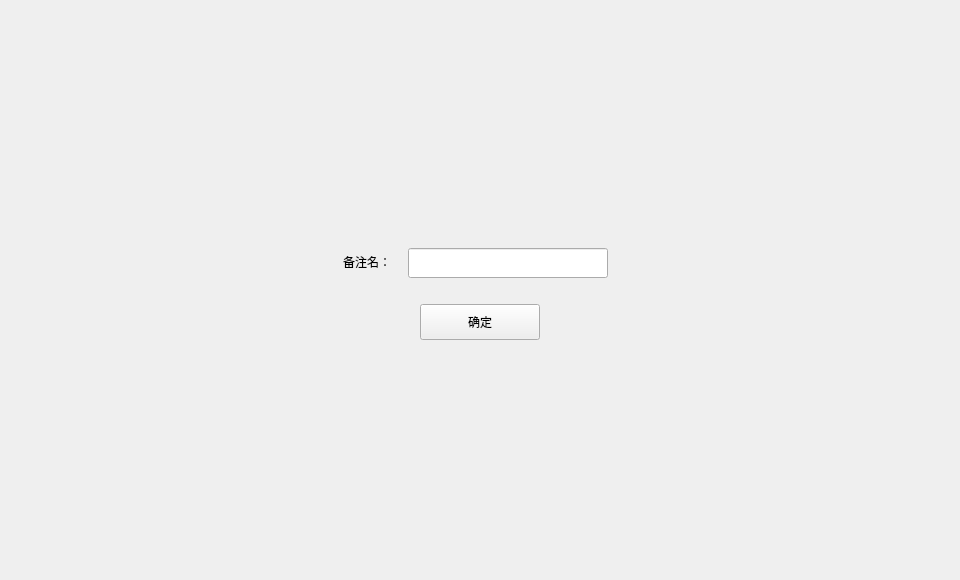
<?xml version="1.0" encoding="UTF-8"?>
<ui version="4.0">
 <class>EditRemarkDialog</class>
 <widget class="QDialog" name="EditRemarkDialog">
  <property name="geometry">
   <rect>
    <x>0</x>
    <y>0</y>
    <width>960</width>
    <height>580</height>
   </rect>
  </property>
  <property name="font">
   <font>
    <family>微软雅黑</family>
   </font>
  </property>
  <property name="windowTitle">
   <string>Dialog</string>
  </property>
  <widget class="QWidget" name="widget" native="true">
   <property name="geometry">
    <rect>
     <x>0</x>
     <y>0</y>
     <width>960</width>
     <height>580</height>
    </rect>
   </property>
   <widget class="QWidget" name="containerWidget" native="true">
    <property name="geometry">
     <rect>
      <x>317</x>
      <y>206</y>
      <width>325</width>
      <height>168</height>
     </rect>
    </property>
    <widget class="QToolButton" name="okBtn">
     <property name="geometry">
      <rect>
       <x>103</x>
       <y>98</y>
       <width>120</width>
       <height>36</height>
      </rect>
     </property>
     <property name="cursor">
      <cursorShape>PointingHandCursor</cursorShape>
     </property>
     <property name="styleSheet">
      <string notr="true"/>
     </property>
     <property name="text">
      <string>确定</string>
     </property>
    </widget>
    <widget class="QLineEdit" name="remarkLineEdit">
     <property name="geometry">
      <rect>
       <x>91</x>
       <y>42</y>
       <width>200</width>
       <height>30</height>
      </rect>
     </property>
     <property name="contextMenuPolicy">
      <enum>Qt::DefaultContextMenu</enum>
     </property>
    </widget>
    <widget class="QLabel" name="label">
     <property name="geometry">
      <rect>
       <x>10</x>
       <y>50</y>
       <width>64</width>
       <height>12</height>
      </rect>
     </property>
     <property name="font">
      <font>
       <family>微软雅黑</family>
      </font>
     </property>
     <property name="text">
      <string>备注名：</string>
     </property>
     <property name="alignment">
      <set>Qt::AlignRight|Qt::AlignTrailing|Qt::AlignVCenter</set>
     </property>
    </widget>
   </widget>
  </widget>
 </widget>
 <resources/>
 <connections/>
</ui>
